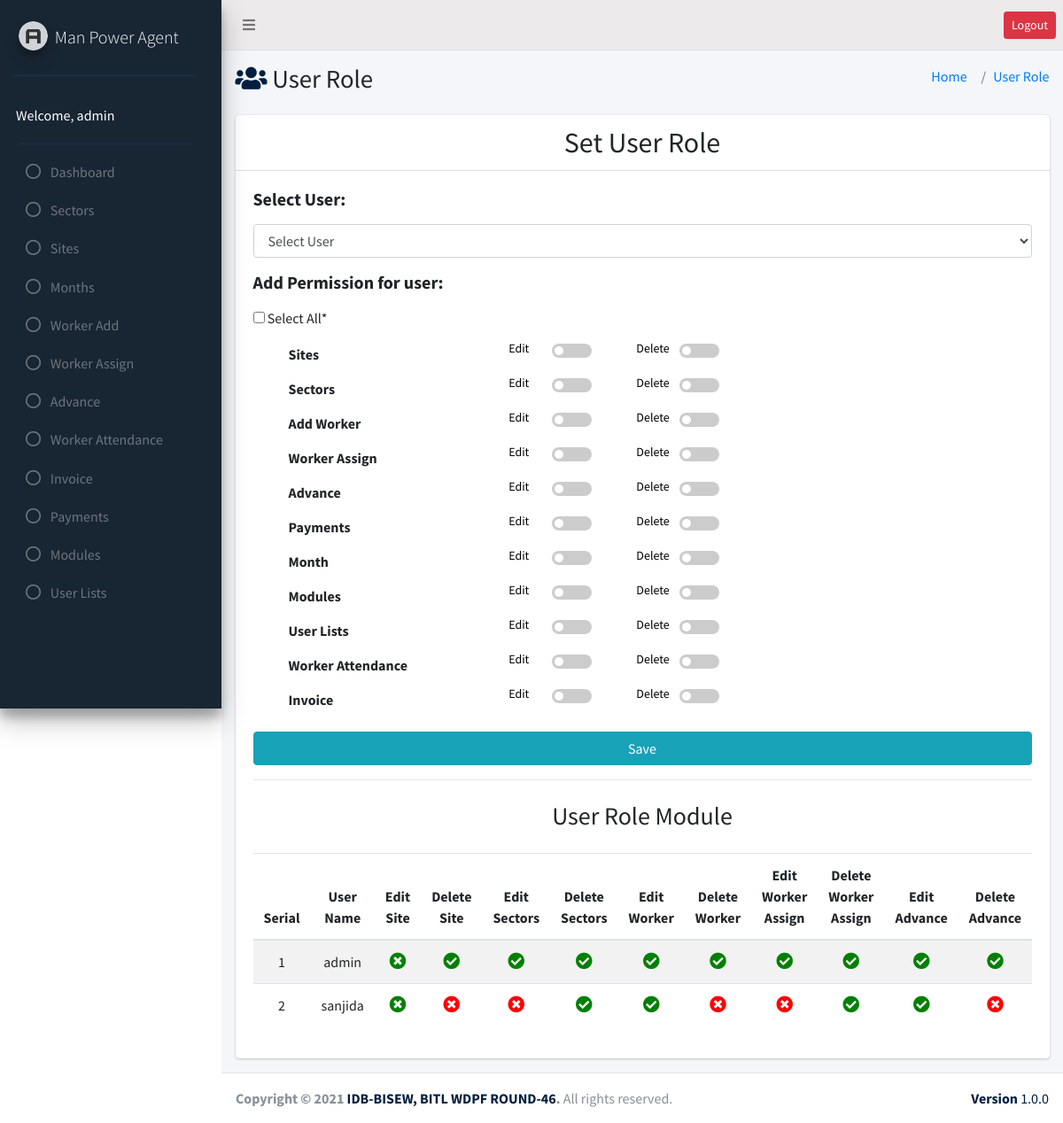
Screenshot of /user_lists/user_role.php (signed in) with the database file from the repository.
### tables this page shows
CREATE TABLE `user_role` (
  `id` int(11) NOT NULL,
  `adminID` int(11) NOT NULL,
  `sites_edit` int(50) DEFAULT NULL,
  `sites_delete` int(50) DEFAULT NULL,
  `sectors_edit` int(50) DEFAULT NULL,
  `sectors_delete` int(50) DEFAULT NULL,
  `add_worker_edit` int(50) DEFAULT NULL,
  `add_worker_delete` int(50) DEFAULT NULL,
  `worker_assign_edit` int(50) DEFAULT NULL,
  `worker_assign_delete` int(50) DEFAULT NULL,
  `advance_edit` int(50) DEFAULT NULL,
  `advance_delete` int(50) DEFAULT NULL,
  `payments_edit` int(50) DEFAULT NULL,
  `payments_delete` int(50) DEFAULT NULL,
  `month_edit` int(50) DEFAULT NULL,
  `month_delete` int(50) DEFAULT NULL,
  `modules_edit` int(50) DEFAULT NULL,
  `modules_delete` int(50) DEFAULT NULL,
  `user_lists_edit` int(50) DEFAULT NULL,
  `user_lists_delete` int(50) DEFAULT NULL,
  `worker_attendance_edit` int(11) NOT NULL,
  `worker_attendance_delete` int(11) NOT NULL,
  `invoice_edit` int(11) NOT NULL,
  `invoice_delete` int(11) NOT NULL
);

### user_lists/user_role.php (the view, shortened to what the rows shown need)
<?php
require_once("../header.php");
require_once("../sidebar.php");
require_once("../db_config.php");
?>
<section class="content-header">
    <div class="container-fluid">
        <div class="row mb-2">
            <div class="col-sm-6">
                <h1><i class="fas fa-users text-navy"></i> User Role</h1>
            </div>
        </div>
    </div>
</section>
<section class="content">
    <div class="container-fluid">
        <div class="row">
            <div class="col-md-12">
                <div class="card">
                    <div class="card-header ">
                        <div class="row">
                            <div class="col-md-12">
                                <h2 class="mb-0 text-center">Set User Role</h2>
                            </div>
                        </div>
                    </div>
                    <div class="card-body">
                        <div class="roleTableShow">
                            <table id="myTable" class="table table-responsive  table-striped table-hover"
                                style="text-align: center;">
                                <thead>
                                    <tr>
                                        <th>Serial</th>
                                        <th>User Name</th>
                                        <th>Edit Site</th>
                                        <th>Delete Site</th>
                                        <th>Edit Sectors</th>
                                        <th>Delete Sectors</th>
                                        <th>Edit Worker</th>
                                        <th>Delete Worker</th>
                                        <th>Edit Worker Assign</th>
                                        <th>Delete Worker Assign</th>
                                        <th>Edit Advance</th>
                                        <th>Delete Advance</th>
                                    </tr>
                                </thead>
                                <tbody>
                                    <?php
                                       $userRoleTable= $conn->query("SELECT * FROM `user_role` JOIN admin ON admin.id= user_role.adminID ");
                                       $i=0;
                                       while ($roleRow = $userRoleTable->fetch_assoc()) {
                                            ?>
                                    <tr>
                                        <td><?= ++$i; ?>
                                        </td>
                                        <td><?= $roleRow['name']; ?>
                                        </td>
                                        <td>
                                            <?php
                                               if($roleRow['sites_edit'] == 1){ ?>
                                                  <i class="fas fa-check-circle" style="color:green;font-size:19px"></i>
                                            <?php
                                               }
                                               else{ ?>
                                                  <i class="fas fa-times-circle" style="color:green;font-size:19px"></i>
                                            <?php
                                               }
                                            ?>
                                        </td>
                                        <td>
                                        <?php
                                               if($roleRow['sites_delete'] == 1){ ?>
                                                  <i class="fas fa-check-circle" style="color:green;font-size:19px"></i>
                                            <?php
                                               }
                                               else{ ?>
                                                  <i class="fas fa-times-circle" style="color:red;font-size:19px"></i>
                                            <?php
                                               }
                                            ?>
                                        </td>
                                        <td>
                                          <?php
                                               if($roleRow['sectors_edit'] == 1){ ?>
                                                  <i class="fas fa-check-circle" style="color:green;font-size:19px"></i>
                                            <?php
                                               }
                                               else{ ?>
                                                  <i class="fas fa-times-circle" style="color:red;font-size:19px"></i>
                                            <?php
                                               }
                                            ?>
                                        </td>
                                        <td>
                                        <?php
                                               if($roleRow['sectors_delete'] == 1){ ?>
                                                  <i class="fas fa-check-circle" style="color:green;font-size:19px"></i>
                                            <?php
                                               }
                                               else{ ?>
                                                  <i class="fas fa-times-circle" style="color:red;font-size:19px"></i>
                                            <?php
                                               }
                                            ?>
                                        </td>
                                        <td>
                                          <?php
                                               if($roleRow['add_worker_edit'] == 1){ ?>
                                                  <i class="fas fa-check-circle" style="color:green;font-size:19px"></i>
                                            <?php
                                               }
                                               else{ ?>
                                                  <i class="fas fa-times-circle" style="color:red;font-size:19px"></i>
                                            <?php
                                               }
                                            ?>
                                        </td>
                                        <td>
                                        <?php
                                               if($roleRow['add_worker_delete'] == 1){ ?>
                                                  <i class="fas fa-check-circle" style="color:green;font-size:19px"></i>
                                            <?php
                                               }
                                               else{ ?>
                                                  <i class="fas fa-times-circle" style="color:red;font-size:19px"></i>
                                            <?php
                                               }
                                            ?>
                                        </td>
                                        <td>
                                        <?php
                                               if($roleRow['worker_assign_edit'] == 1){ ?>
                                                  <i class="fas fa-check-circle" style="color:green;font-size:19px"></i>
                                            <?php
                                               }
                                               else{ ?>
                                                  <i class="fas fa-times-circle" style="color:red;font-size:19px"></i>
                                            <?php
                                               }
                                            ?>
                                        </td>
                                        <td>
                                        <?php
                                               if($roleRow['worker_assign_delete'] == 1){ ?>
                                                  <i class="fas fa-check-circle" style="color:green;font-size:19px"></i>
                                            <?php
                                               }
                                               else{ ?>
                                                  <i class="fas fa-times-circle" style="color:red;font-size:19px"></i>
                                            <?php
                                               }
                                            ?>
                                        </td>
                                        <td>
                                        <?php
                                               if($roleRow['advance_edit'] == 1){ ?>
                                                  <i class="fas fa-check-circle" style="color:green;font-size:19px"></i>
                                            <?php
                                               }
                                               else{ ?>
                                                  <i class="fas fa-times-circle" style="color:red;font-size:19px"></i>
                                            <?php
                                               }
                                            ?>
                                        </td>
                                        <td>
                                        <?php
                                               if($roleRow['advance_delete'] == 1){ ?>
                                                  <i class="fas fa-check-circle" style="color:green;font-size:19px"></i>
                                            <?php
                                               }
                                               else{ ?>
                                                  <i class="fas fa-times-circle" style="color:red;font-size:19px"></i>
                                            <?php
                                               }
                                            ?>
                                        </td>
                                    </tr>
                                    <?php
                                       }
                                    ?>
                                </tbody>
                            </table>
                        </div>
                    </div>
                </div>
            </div>
        </div>
    </div>
</section>
<?php require_once("../footer.php");  ?>

### sidebar.php (shortened to what the rows shown need)
 <?php
    require_once("db_config.php");
?>
 <aside class="main-sidebar bg-success pt-14  elevation-4">
   <div class="sidebar">
     <nav class="mt-2">
       <ul class="nav nav-pills nav-sidebar flex-column" data-widget="treeview" role="menu" data-accordion="false">
         <?php
         $result = $conn->query("SELECT * FROM `admin`");
           while ($row = $result->fetch_assoc()) {
               if ($_SESSION['name'] == $row['name']) {
                   $id = $_SESSION['id'];
                   if ($row['status'] =='active') {
                       $userRoleTable= $conn->query("SELECT * FROM `user_role` JOIN admin ON admin.id= user_role.adminID WHERE `adminID`= $id");
                       while ($roleRow = $userRoleTable->fetch_assoc()) {
                           ?>
        <?php
           if ($roleRow['sectors_edit'] == '1'  || $roleRow['sectors_delete'] == '1') {
               ?>
         <li class="nav-item">
           <a href="http://localhost/man_power_agent/sectors/sectors.php" class="nav-link">
             <i class="far fa-circle nav-icon"></i>
             <p>Sectors</p>
           </a>
         </li>
         <?php
           }
           if ($roleRow['sites_edit'] == '1'  || $roleRow['sites_delete'] == '1') {
               ?>
         <li class="nav-item">
           <a href="http://localhost/man_power_agent/sites/sites.php" class="nav-link">
             <i class="far fa-circle nav-icon"></i>
             <p>Sites</p>
           </a>
         </li>
         <?php
           }
           if ($roleRow['month_edit'] == '1'  || $roleRow['month_delete'] == '1') { ?>
         <li class="nav-item">
           <a href="http://localhost/man_power_agent/month/month.php" class="nav-link">
             <i class="far fa-circle nav-icon"></i>
             <p>Months</p>
           </a>
         </li>
         <?php } ?>
        <?php  if ($roleRow['add_worker_edit'] == '1'  || $roleRow['add_worker_delete'] == '1') { ?>
         <li class="nav-item">
           <a href="http://localhost/man_power_agent/add_worker/add_worker.php" class="nav-link">
             <i class="far fa-circle nav-icon"></i>
             <p>Worker Add</p>
           </a>
         </li>
         <?php } ?>
         <?php  if ($roleRow['worker_assign_edit'] == '1'  || $roleRow['worker_assign_delete'] == '1') { ?>
         <li class="nav-item">
           <a href="http://localhost/man_power_agent/worker_assign/worker_assign.php" class="nav-link">
             <i class="far fa-circle nav-icon"></i>
             <p>Worker Assign</p>
           </a>
         </li>
         <?php  } ?>
         <?php  if ($roleRow['advance_edit'] == '1'  || $roleRow['advance_delete'] == '1') { ?>
         <li class="nav-item">
           <a href="http://localhost/man_power_agent/advance/advance.php" class="nav-link">
             <i class="far fa-circle nav-icon"></i>
             <p>Advance</p>
           </a>
         </li>
         <?php } ?>
         <?php  if ($roleRow['worker_attendance_edit'] == '1'  || $roleRow['worker_attendance_delete'] == '1') { ?>
         <li class="nav-item">
           <a href="http://localhost/man_power_agent/worker_attendance/worker_attendance.php" class="nav-link">
             <i class="far fa-circle nav-icon"></i>
             <p>Worker Attendance</p>
           </a>
         </li>
         <?php } ?>
         <?php  if ($roleRow['invoice_edit'] == '1'  || $roleRow['invoice_delete'] == '1') { ?>
         <li class="nav-item">
           <a href="http://localhost/man_power_agent/invoice/invoice.php" class="nav-link">
             <i class="far fa-circle nav-icon"></i>
             <p>Invoice</p>
           </a>
         </li>
         <?php } ?>
         <?php  if ($roleRow['payments_edit'] == '1'  || $roleRow['payments_delete'] == '1') { ?>
          <li class="nav-item">
           <a href="http://localhost/man_power_agent/payments/payments.php" class="nav-link">
             <i class="far fa-circle nav-icon"></i>
             <p>Payments</p>
           </a>
         </li>
         <?php } ?>
         <?php  if ($roleRow['modules_edit'] == '1'  || $roleRow['modules_delete'] == '1') { ?>
         <li class="nav-item">
           <a href="http://localhost/man_power_agent/modules/modules.php" class="nav-link">
             <i class="far fa-circle nav-icon"></i>
             <p>Modules</p>
           </a>
         </li>
         <?php } ?>
         <?php  if ($roleRow['user_lists_edit'] == '1'  || $roleRow['user_lists_delete'] == '1') { ?>
          <li class="nav-item">
           <a href="http://localhost/man_power_agent/user_lists/user_lists.php" class="nav-link">
             <i class="far fa-circle nav-icon"></i>
             <p>User Lists</p>
           </a>
         </li>
         <?php  } ?>
         <?php
                       }
                   }
                   else {
                       header("location: inactive_user.php");
                   }
               }
           }
         ?>
       </ul>
     </nav>
   </div>
 </aside>

### rows the page displays
user_role: sectors_edit 1 (drawn), sites_edit 0 (drawn), month_edit 1 (drawn), add_worker_edit 1 (drawn), worker_assign_edit 1 (drawn), advance_edit 1 (drawn), worker_attendance_edit 1 (drawn), invoice_edit 1 (drawn), payments_edit 1 (drawn), modules_edit 1 (drawn), user_lists_edit 1 (drawn), adminID.name "admin", sites_delete 1 (drawn), sectors_delete 1 (drawn), add_worker_delete 1 (drawn), worker_assign_delete 1 (drawn), advance_delete 1 (drawn)
user_role: adminID.name "sanjida", sites_edit 0 (drawn), sites_delete 0 (drawn), sectors_edit 0 (drawn), sectors_delete 1 (drawn), add_worker_edit 1 (drawn), add_worker_delete 0 (drawn), worker_assign_edit 0 (drawn), worker_assign_delete 1 (drawn), advance_edit 1 (drawn), advance_delete 0 (drawn)

### other values shown
$_SESSION['name'] "admin"
